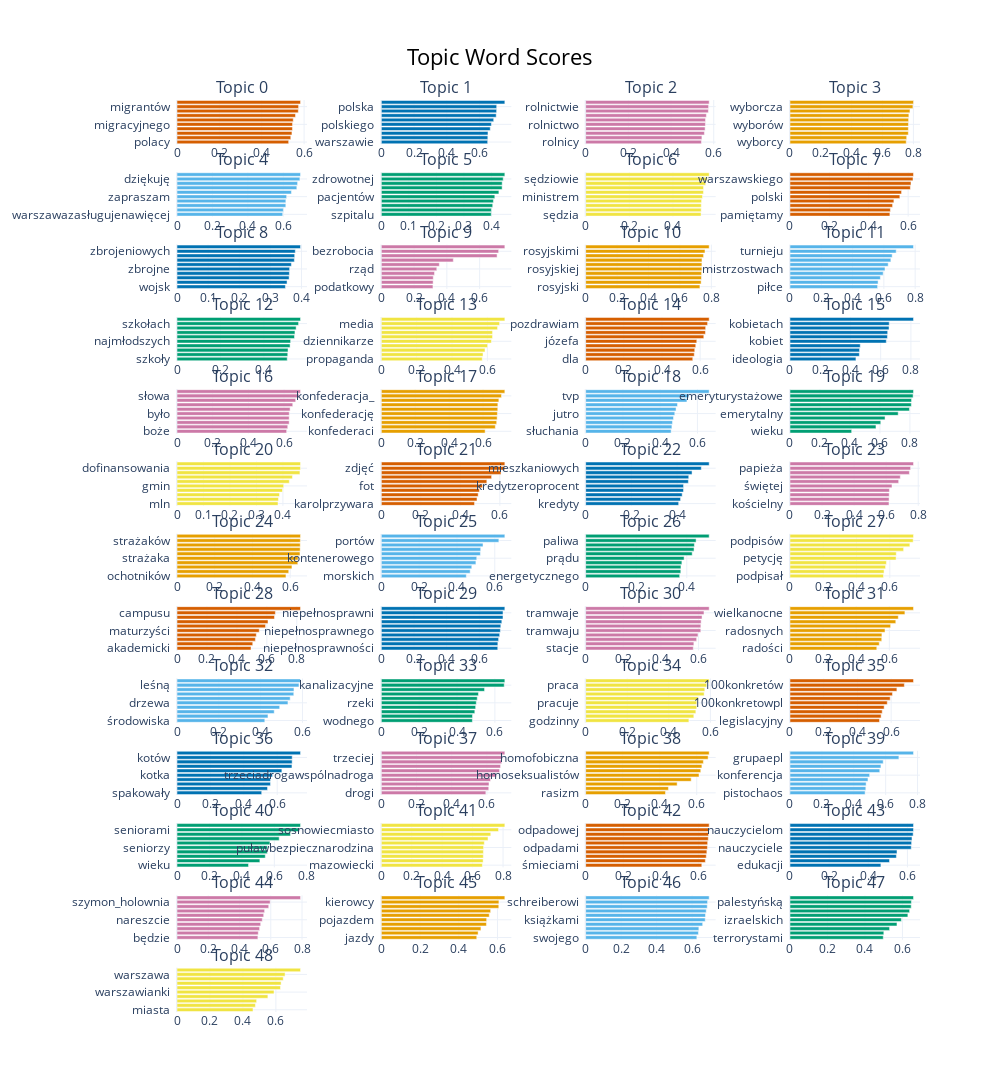

Notebook code cell kept with this figure:
### Code cell
topic_model.visualize_barchart(top_n_topics=nr_topics if isinstance(nr_topics, int) else 50, n_words=20)

### Figure 1 — Plotly figure (JSON) as saved in the notebook; plotly's stock layout.template omitted (floating-point values rounded to 4 significant figures)
{"data": [{"marker": {"color": "#D55E00"}, "orientation": "h", "type": "bar", "x": [0.5272, 0.5372, 0.5427, 0.545, 0.5455, 0.5488, 0.5594, 0.5727, 0.574, 0.5832], "xaxis": "x", "y": ["polacy  ", "migracyjna  ", "imigrantów  ", "polska  ", "migracyjnego  ", "migracyjny  ", "imigracji  ", "migracyjnej  ", "migrantów  ", "migranci  "], "yaxis": "y"}, {"marker": {"color": "#0072B2"}, "orientation": "h", "type": "bar", "x": [0.6501, 0.6509, 0.6519, 0.6658, 0.6727, 0.6868, 0.7022, 0.7047, 0.7051, 0.755], "xaxis": "x2", "y": ["warszawie  ", "warszawa  ", "polski  ", "polacy  ", "polskiego  ", "polskiej  ", "polską  ", "polskich  ", "polska  ", "bezpiecznapolska  "], "yaxis": "y2"}, {"marker": {"color": "#CC79A7"}, "orientation": "h", "type": "bar", "x": [0.5423, 0.5446, 0.5562, 0.5596, 0.561, 0.5614, 0.5654, 0.5749, 0.5758, 0.5786], "xaxis": "x3", "y": ["rolnicy  ", "rolników  ", "rolnikom  ", "rolnictwa  ", "rolnictwo  ", "rolnika  ", "rolniczych  ", "rolnikami  ", "rolnictwie  ", "rolniczej  "], "yaxis": "y3"}, {"marker": {"color": "#E69F00"}, "orientation": "h", "type": "bar", "x": [0.7535, 0.7566, 0.7672, 0.7674, 0.7681, 0.7689, 0.7707, 0.7776, 0.797, 0.8007], "xaxis": "x4", "y": ["wyborcy  ", "wyborców  ", "wyborczy  ", "wyborami  ", "wyborów  ", "wybory  ", "wyborach  ", "wyborczych  ", "wyborcza  ", "wyborczej  "], "yaxis": "y4"}, {"marker": {"color": "#56B4E9"}, "orientation": "h", "type": "bar", "x": [0.5968, 0.6003, 0.6143, 0.6145, 0.619, 0.646, 0.6764, 0.6808, 0.6938, 0.6974], "xaxis": "x5", "y": ["warszawazasługujenawięcej  ", "warszawa  ", "polskawnaszychsercach  ", "serdecznie  ", "zapraszam  ", "gratulacje  ", "pozdrawiam  ", "zapraszamy  ", "dziękuję  ", "dziękujemy  "], "yaxis": "y5"}, {"marker": {"color": "#009E73"}, "orientation": "h", "type": "bar", "x": [0.3992, 0.3997, 0.4046, 0.4071, 0.4122, 0.427, 0.4388, 0.4389, 0.4427, 0.4487], "xaxis": "x6", "y": ["szpitalu  ", "szpitala  ", "szczepionki  ", "szczepienia  ", "pacjentów  ", "zdrowie  ", "szpitali  ", "szpitale  ", "zdrowotnej  ", "szpitalach  "], "yaxis": "y6"}, {"marker": {"color": "#F0E442"}, "orientation": "h", "type": "bar", "x": [0.5288, 0.5294, 0.5298, 0.5311, 0.5353, 0.5397, 0.5401, 0.55, 0.5575, 0.566], "xaxis": "x7", "y": ["sędzia  ", "komisja  ", "ministra  ", "sędzią  ", "ministrem  ", "rządzie  ", "sędziego  ", "sędziów  ", "sędziowie  ", "komisji  "], "yaxis": "y7"}, {"marker": {"color": "#D55E00"}, "orientation": "h", "type": "bar", "x": [0.5074, 0.5098, 0.521, 0.5276, 0.5579, 0.5666, 0.6113, 0.6145, 0.6248, 0.6272], "xaxis": "x8", "y": ["pamiętamy  ", "powstaniec  ", "uroczystości  ", "historii  ", "polski  ", "polskiego  ", "warszawapamięta  ", "warszawa  ", "warszawskiego  ", "warszawskim  "], "yaxis": "y8"}, {"marker": {"color": "#0072B2"}, "orientation": "h", "type": "bar", "x": [0.3482, 0.3535, 0.3601, 0.3611, 0.3617, 0.3674, 0.3769, 0.378, 0.38, 0.3968], "xaxis": "x9", "y": ["wojsk  ", "armii  ", "wojskowych  ", "mld  ", "zbrojne  ", "wojskowe  ", "samolotów  ", "samoloty  ", "zbrojeniowych  ", "czołgów  "], "yaxis": "y9"}, {"marker": {"color": "#CC79A7"}, "orientation": "h", "type": "bar", "x": [0.3151, 0.3161, 0.3169, 0.3246, 0.3385, 0.354, 0.4392, 0.7064, 0.7161, 0.7539], "xaxis": "x10", "y": ["podatkowy  ", "inflację  ", "inflacja  ", "rządów  ", "rząd  ", "rządu  ", "deficyt  ", "bezrobocie  ", "bezrobocia  ", "tuskznaczybezrobocie  "], "yaxis": "y10"}, {"marker": {"color": "#E69F00"}, "orientation": "h", "type": "bar", "x": [0.7272, 0.7348, 0.737, 0.7379, 0.7397, 0.7398, 0.7403, 0.7504, 0.7596, 0.7861], "xaxis": "x11", "y": ["rosyjski  ", "rosyjskich  ", "rosyjskim  ", "rosyjskiego  ", "rosyjskiej  ", "rosyjską  ", "rosyjskie  ", "rosyjska  ", "rosyjskimi  ", "putinowi  "], "yaxis": "y11"}, {"marker": {"color": "#56B4E9"}, "orientation": "h", "type": "bar", "x": [0.56, 0.563, 0.5775, 0.5957, 0.6072, 0.6276, 0.6446, 0.653, 0.6787, 0.7894], "xaxis": "x12", "y": ["piłce  ", "mistrzostw  ", "piłkarskich  ", "mistrzostwa  ", "mistrzostwach  ", "mecz  ", "meczu  ", "turniej  ", "turnieju  ", "fifaworldcup  "], "yaxis": "y12"}, {"marker": {"color": "#009E73"}, "orientation": "h", "type": "bar", "x": [0.5072, 0.5096, 0.5108, 0.5203, 0.5228, 0.5406, 0.5428, 0.5482, 0.5595, 0.5684], "xaxis": "x13", "y": ["szkoły  ", "szkoła  ", "szkołę  ", "szkole  ", "najmłodszych  ", "dziećmi  ", "przedszkola  ", "szkół  ", "szkołach  ", "dzieci  "], "yaxis": "y13"}, {"marker": {"color": "#F0E442"}, "orientation": "h", "type": "bar", "x": [0.5707, 0.5752, 0.5864, 0.6012, 0.6225, 0.629, 0.6292, 0.6574, 0.6689, 0.6987], "xaxis": "x14", "y": ["propaganda  ", "publicznych  ", "publiczne  ", "publicznej  ", "dziennikarze  ", "dziennikarzom  ", "dziennikarzy  ", "dziennikarstwo  ", "media  ", "mediów  "], "yaxis": "y14"}, {"marker": {"color": "#D55E00"}, "orientation": "h", "type": "bar", "x": [0.5611, 0.569, 0.5715, 0.5767, 0.5822, 0.619, 0.6275, 0.6286, 0.6388, 0.6471], "xaxis": "x15", "y": ["dla  ", "wfoś  ", "sandomierz  ", "gdanisko  ", "józefa  ", "filmik  ", "zapraszam  ", "zbigniewgirzyński  ", "pozdrawiam  ", "pozdrawiamy  "], "yaxis": "y15"}, {"marker": {"color": "#0072B2"}, "orientation": "h", "type": "bar", "x": [0.4364, 0.4589, 0.4602, 0.4648, 0.6371, 0.6446, 0.6463, 0.6552, 0.6565, 0.8171], "xaxis": "x16", "y": ["ideologia  ", "wybory  ", "kobietą  ", "kandydatki  ", "kobiet  ", "kobietami  ", "kobiety  ", "kobietom  ", "kobietach  ", "kobietynawybory  "], "yaxis": "y16"}, {"marker": {"color": "#CC79A7"}, "orientation": "h", "type": "bar", "x": [0.6146, 0.6207, 0.6286, 0.6287, 0.6292, 0.6338, 0.6487, 0.6652, 0.6838, 0.6923], "xaxis": "x17", "y": ["boże  ", "tego  ", "zdań  ", "mnie  ", "było  ", "nim  ", "że  ", "wydawało  ", "słowa  ", "powiedział  "], "yaxis": "y17"}, {"marker": {"color": "#E69F00"}, "orientation": "h", "type": "bar", "x": [0.6123, 0.6723, 0.6805, 0.6833, 0.6847, 0.6868, 0.6874, 0.6933, 0.7087, 0.7286], "xaxis": "x18", "y": ["konfederaci  ", "obliczakonfederacji  ", "konfederacjatopis  ", "konfederacji  ", "konfederację  ", "konfederacją  ", "kontratakkonfederacji  ", "konfederacja  ", "konfederacja_  ", "konfederacjakontratakuje  "], "yaxis": "y18"}, {"marker": {"color": "#56B4E9"}, "orientation": "h", "type": "bar", "x": [0.4588, 0.463, 0.4662, 0.4715, 0.4785, 0.4853, 0.493, 0.5437, 0.5543, 0.6631], "xaxis": "x19", "y": ["słuchania  ", "będę  ", "tvp_info  ", "zapraszam  ", "jutro  ", "oglądania  ", "wieczorem  ", "gościem  ", "tvp  ", "tvn24  "], "yaxis": "y19"}, {"marker": {"color": "#009E73"}, "orientation": "h", "type": "bar", "x": [0.4114, 0.5735, 0.6054, 0.634, 0.7217, 0.7966, 0.8093, 0.8108, 0.8211, 0.8238], "xaxis": "x20", "y": ["wieku  ", "emeryturach  ", "emerytury  ", "seniorów  ", "emerytalny  ", "emerytów  ", "emeryturę  ", "emerytalnego  ", "emeryturystażowe  ", "emeryturze  "], "yaxis": "y20"}, {"marker": {"color": "#F0E442"}, "orientation": "h", "type": "bar", "x": [0.3815, 0.3831, 0.3872, 0.3985, 0.4028, 0.4241, 0.4359, 0.4643, 0.4661, 0.4665], "xaxis": "x21", "y": ["mln  ", "gminnych  ", "miliona  ", "dróg  ", "gmin  ", "milionów  ", "dofinansowanie  ", "infrastrukturę  ", "dofinansowania  ", "infrastruktury  "], "yaxis": "y21"}, {"marker": {"color": "#D55E00"}, "orientation": "h", "type": "bar", "x": [0.4718, 0.4842, 0.4902, 0.4965, 0.512, 0.534, 0.5581, 0.6057, 0.625, 0.6252], "xaxis": "x22", "y": ["karolprzywara  ", "zapraszam  ", "serwis  ", "poniżej  ", "fot  ", "prasy  ", "newsplatforma  ", "zdjęcia  ", "zdjęć  ", "foto  "], "yaxis": "y22"}, {"marker": {"color": "#0072B2"}, "orientation": "h", "type": "bar", "x": [0.4068, 0.415, 0.4221, 0.4279, 0.4281, 0.4492, 0.4507, 0.4653, 0.5057, 0.5402], "xaxis": "x23", "y": ["kredyty  ", "nieruchomości  ", "mieszkaniowego  ", "mieszkanie  ", "kredytzeroprocent  ", "wynajmu  ", "mieszkaniowy  ", "wynajem  ", "mieszkaniowych  ", "mieszkań  "], "yaxis": "y23"}, {"marker": {"color": "#CC79A7"}, "orientation": "h", "type": "bar", "x": [0.6176, 0.6183, 0.6189, 0.6202, 0.6364, 0.6779, 0.6882, 0.7449, 0.7525, 0.7705], "xaxis": "x24", "y": ["kościelny  ", "kościoła  ", "świętego  ", "kościelnych  ", "świętej  ", "księże  ", "pontyfikatu  ", "papież  ", "papieża  ", "papieżem  "], "yaxis": "y24"}, {"marker": {"color": "#E69F00"}, "orientation": "h", "type": "bar", "x": [0.5775, 0.5923, 0.6092, 0.6403, 0.6419, 0.6518, 0.6528, 0.6531, 0.6538, 0.6548], "xaxis": "x25", "y": ["ochotników  ", "gratuluję  ", "strażak  ", "strażackiego  ", "strażaka  ", "strażakami  ", "strażacy  ", "strażacki  ", "strażaków  ", "strażakom  "], "yaxis": "y25"}, {"marker": {"color": "#56B4E9"}, "orientation": "h", "type": "bar", "x": [0.4495, 0.4699, 0.4784, 0.5002, 0.5047, 0.5239, 0.5257, 0.5379, 0.6217, 0.6534], "xaxis": "x26", "y": ["morskich  ", "przeładunków  ", "pomorzezachodnie  ", "kontenerowy  ", "kontenerowego  ", "port  ", "gospodarkamorska  ", "stoczni  ", "portów  ", "portu  "], "yaxis": "y26"}, {"marker": {"color": "#009E73"}, "orientation": "h", "type": "bar", "x": [0.3719, 0.3763, 0.377, 0.3806, 0.3894, 0.4214, 0.4287, 0.4301, 0.4368, 0.4886], "xaxis": "x27", "y": ["energetycznego  ", "energetycznej  ", "prąd  ", "klimatyczny  ", "prądu  ", "emisji  ", "benzyny  ", "benzyna  ", "paliwa  ", "węgla  "], "yaxis": "y27"}, {"marker": {"color": "#F0E442"}, "orientation": "h", "type": "bar", "x": [0.5619, 0.5652, 0.5743, 0.5794, 0.6376, 0.6387, 0.6827, 0.7202, 0.7402, 0.7422], "xaxis": "x28", "y": ["podpisał  ", "obywatelskiej  ", "obywatelskim  ", "obywatelską  ", "petycję  ", "petycja  ", "podpisać  ", "podpis  ", "podpisów  ", "podpisy  "], "yaxis": "y28"}, {"marker": {"color": "#D55E00"}, "orientation": "h", "type": "bar", "x": [0.4942, 0.5058, 0.5234, 0.5295, 0.5492, 0.5912, 0.6077, 0.6509, 0.6569, 0.8249], "xaxis": "x29", "y": ["akademicki  ", "maturalne  ", "szkolnego  ", "szkołę  ", "maturzyści  ", "campusacademy  ", "campus  ", "campus2023  ", "campusu  ", "campus_polska  "], "yaxis": "y29"}, {"marker": {"color": "#0072B2"}, "orientation": "h", "type": "bar", "x": [0.7126, 0.7132, 0.7177, 0.7244, 0.7287, 0.7313, 0.7375, 0.7446, 0.7448, 0.756], "xaxis": "x30", "y": ["niepełnosprawności  ", "niepełnosprawność  ", "niepełnosprawnością  ", "niepełnosprawne  ", "niepełnosprawnego  ", "niepełnosprawnych  ", "niepełnosprawnościami  ", "niepełnosprawnymi  ", "niepełnosprawni  ", "niepełnosprawnym  "], "yaxis": "y30"}, {"marker": {"color": "#CC79A7"}, "orientation": "h", "type": "bar", "x": [0.5718, 0.5749, 0.5897, 0.5968, 0.6118, 0.6122, 0.6137, 0.6185, 0.6288, 0.6564], "xaxis": "x31", "y": ["stacje  ", "pociąg  ", "tramwaj  ", "kolei  ", "tramwaju  ", "pociągi  ", "pociągów  ", "tramwajem  ", "tramwaje  ", "tramwajnakasprzaka  "], "yaxis": "y31"}, {"marker": {"color": "#E69F00"}, "orientation": "h", "type": "bar", "x": [0.5243, 0.5391, 0.5542, 0.5552, 0.574, 0.6078, 0.639, 0.6542, 0.6941, 0.746], "xaxis": "x32", "y": ["radości  ", "radość  ", "święta  ", "radosnego  ", "radosnych  ", "błogosławionych  ", "świąt  ", "świętami  ", "wielkanocne  ", "wielkanocnych  "], "yaxis": "y32"}, {"marker": {"color": "#56B4E9"}, "orientation": "h", "type": "bar", "x": [0.42, 0.4351, 0.465, 0.4911, 0.5307, 0.5413, 0.5585, 0.5594, 0.5834, 0.5908], "xaxis": "x33", "y": ["środowiska  ", "namiestników  ", "parki  ", "parków  ", "drzewa  ", "krzewów  ", "drzew  ", "lasów  ", "leśną  ", "leśnikom  "], "yaxis": "y33"}, {"marker": {"color": "#009E73"}, "orientation": "h", "type": "bar", "x": [0.4811, 0.4818, 0.494, 0.4984, 0.5018, 0.5069, 0.5132, 0.5454, 0.6493, 0.6527], "xaxis": "x34", "y": ["wodnego  ", "wodne  ", "oczyszczalni  ", "zbiornik  ", "rzeki  ", "wodnych  ", "rzekach  ", "zbiorników  ", "kanalizacyjne  ", "kanalizacyjnej  "], "yaxis": "y34"}, {"marker": {"color": "#F0E442"}, "orientation": "h", "type": "bar", "x": [0.4966, 0.5202, 0.53, 0.5342, 0.5345, 0.5423, 0.5699, 0.5732, 0.5823, 0.5941], "xaxis": "x35", "y": ["godzinny  ", "pracujmykrócej  ", "godziny  ", "godzin  ", "pracuje  ", "pracowników  ", "pracodawców  ", "pracy  ", "praca  ", "pracować  "], "yaxis": "y35"}, {"marker": {"color": "#D55E00"}, "orientation": "h", "type": "bar", "x": [0.5309, 0.5404, 0.547, 0.5586, 0.5769, 0.5941, 0.6078, 0.634, 0.6782, 0.7325], "xaxis": "x36", "y": ["legislacyjny  ", "utworzymy  ", "100  ", "wprowadzimy  ", "100konkretowpl  ", "kongres  ", "100konkretow  ", "congress  ", "100konkretów  ", "kongresprogramowyko  "], "yaxis": "y36"}, {"marker": {"color": "#0072B2"}, "orientation": "h", "type": "bar", "x": [0.5072, 0.542, 0.5596, 0.5601, 0.5717, 0.628, 0.6884, 0.6895, 0.6898, 0.7397], "xaxis": "x37", "y": ["spakowały  ", "myśliwymi  ", "psiakami  ", "kotki  ", "kotka  ", "psiaków  ", "zwierzęta  ", "zwierząt  ", "kotów  ", "kotówlek  "], "yaxis": "y37"}, {"marker": {"color": "#CC79A7"}, "orientation": "h", "type": "bar", "x": [0.5941, 0.6104, 0.6119, 0.6209, 0.6538, 0.6723, 0.6778, 0.6841, 0.6882, 0.7021], "xaxis": "x38", "y": ["drogi  ", "trzeciadrogawspolnadroga  ", "wybierzmy  ", "wprowadzimy  ", "trzeciadrogawspólnadroga  ", "trzecie  ", "trzecia  ", "trzecią  ", "trzeciej  ", "trzeciadroga  "], "yaxis": "y38"}, {"marker": {"color": "#E69F00"}, "orientation": "h", "type": "bar", "x": [0.4311, 0.4471, 0.4941, 0.57, 0.6122, 0.6217, 0.6278, 0.6358, 0.6614, 0.6671], "xaxis": "x39", "y": ["rasizm  ", "antysemityzm  ", "mniejszości  ", "lgbt  ", "homoseksualistów  ", "homoseksualiści  ", "homofoba  ", "homofobia  ", "homofobiczna  ", "homofobię  "], "yaxis": "y39"}, {"marker": {"color": "#56B4E9"}, "orientation": "h", "type": "bar", "x": [0.4711, 0.4755, 0.4774, 0.4891, 0.4997, 0.5629, 0.5704, 0.5845, 0.6829, 0.7745], "xaxis": "x40", "y": ["pistochaos  ", "skowronska_po  ", "wośp  ", "zespół  ", "konferencja  ", "platformakłamstwa  ", "fundacjawosp  ", "przez  ", "grupaepl  ", "platforma_org  "], "yaxis": "y40"}, {"marker": {"color": "#009E73"}, "orientation": "h", "type": "bar", "x": [0.4409, 0.5108, 0.5442, 0.5565, 0.5578, 0.5729, 0.6299, 0.6993, 0.7545, 0.7615], "xaxis": "x41", "y": ["wieku  ", "pokoleniowych  ", "najstarsza  ", "senioriada  ", "seniorzy  ", "starsza  ", "aktywnysenior  ", "seniora  ", "seniorami  ", "seniorów  "], "yaxis": "y41"}, {"marker": {"color": "#F0E442"}, "orientation": "h", "type": "bar", "x": [0.6642, 0.6691, 0.6703, 0.6709, 0.6721, 0.6769, 0.7012, 0.7192, 0.7704, 0.8119], "xaxis": "x42", "y": ["mazowiecki  ", "zagonik  ", "olkusztrasy  ", "miechów  ", "puławbezpiecznarodzina  ", "kocimiętki  ", "koziołek  ", "artemizjon  ", "sosnowiecmiasto  ", "podlaskagorącobezpiecznarodzina  "], "yaxis": "y42"}, {"marker": {"color": "#D55E00"}, "orientation": "h", "type": "bar", "x": [0.6168, 0.6356, 0.6405, 0.6437, 0.6468, 0.6479, 0.6511, 0.6525, 0.6548, 0.656], "xaxis": "x43", "y": ["śmieciami  ", "śmieciowa  ", "odpady  ", "odpadów  ", "odpadami  ", "śmieciowym  ", "śmieciowej  ", "odpadach  ", "odpadowej  ", "odpadową  "], "yaxis": "y43"}, {"marker": {"color": "#0072B2"}, "orientation": "h", "type": "bar", "x": [0.4644, 0.5084, 0.5436, 0.5467, 0.6194, 0.6213, 0.6232, 0.6292, 0.6309, 0.631], "xaxis": "x44", "y": ["edukacji  ", "szkół  ", "nauczyciela  ", "nauczyciel  ", "nauczyciele  ", "nauczycielskich  ", "nauczycielskie  ", "nauczycielkom  ", "nauczycielom  ", "nauczycieli  "], "yaxis": "y44"}, {"marker": {"color": "#CC79A7"}, "orientation": "h", "type": "bar", "x": [0.5176, 0.5199, 0.5284, 0.5354, 0.5456, 0.5546, 0.5605, 0.5868, 0.5961, 0.7904], "xaxis": "x45", "y": ["będzie  ", "się  ", "dla  ", "wrocław  ", "nareszcie  ", "trzeciadroga  ", "ryszardpetru  ", "nowepsl  ", "szymon_holownia  ", "pl_2050  "], "yaxis": "y45"}, {"marker": {"color": "#E69F00"}, "orientation": "h", "type": "bar", "x": [0.4928, 0.4997, 0.5143, 0.5427, 0.5439, 0.5572, 0.5644, 0.6064, 0.6072, 0.6378], "xaxis": "x46", "y": ["jazdy  ", "licencji  ", "samochodów  ", "drogowego  ", "pojazdem  ", "samochodowych  ", "drogowymi  ", "kierowca  ", "kierowcy  ", "kierowców  "], "yaxis": "y46"}, {"marker": {"color": "#56B4E9"}, "orientation": "h", "type": "bar", "x": [0.6267, 0.6355, 0.6379, 0.6594, 0.6738, 0.6753, 0.6795, 0.6852, 0.6871, 0.6961], "xaxis": "x47", "y": ["swojego  ", "pisze  ", "napisanym  ", "lektura  ", "książkami  ", "książki  ", "książkę  ", "autorami  ", "schreiberowi  ", "czytasz  "], "yaxis": "y47"}, {"marker": {"color": "#009E73"}, "orientation": "h", "type": "bar", "x": [0.4977, 0.5007, 0.5315, 0.5709, 0.5943, 0.629, 0.6382, 0.6469, 0.6479, 0.6591], "xaxis": "x48", "y": ["terrorystami  ", "terrorystycznych  ", "izrael  ", "izraela  ", "izraelskich  ", "izraelskiemu  ", "palestyny  ", "palestyńskiej  ", "palestyńską  ", "palestyńczyków  "], "yaxis": "y48"}, {"marker": {"color": "#F0E442"}, "orientation": "h", "type": "bar", "x": [0.4612, 0.4757, 0.483, 0.5515, 0.5888, 0.6277, 0.6317, 0.6445, 0.6557, 0.7495], "xaxis": "x49", "y": ["miasta  ", "miejskawola  ", "miejskich  ", "miastach  ", "warszawianki  ", "warszawiacy  ", "nowestudiumwarszawy  ", "warszawianek  ", "warszawa  ", "nowecentrumwarszawy  "], "yaxis": "y49"}], "layout": {"annotations": [{"font": {"size": 16}, "showarrow": false, "text": "Topic 0", "x": 0.0875, "xanchor": "center", "xref": "paper", "y": 1.0, "yanchor": "bottom", "yref": "paper"}, {"font": {"size": 16}, "showarrow": false, "text": "Topic 1", "x": 0.3625, "xanchor": "center", "xref": "paper", "y": 1.0, "yanchor": "bottom", "yref": "paper"}, {"font": {"size": 16}, "showarrow": false, "text": "Topic 2", "x": 0.6375, "xanchor": "center", "xref": "paper", "y": 1.0, "yanchor": "bottom", "yref": "paper"}, {"font": {"size": 16}, "showarrow": false, "text": "Topic 3", "x": 0.9125, "xanchor": "center", "xref": "paper", "y": 1.0, "yanchor": "bottom", "yref": "paper"}, {"font": {"size": 16}, "showarrow": false, "text": "Topic 4", "x": 0.0875, "xanchor": "center", "xref": "paper", "y": 0.9207, "yanchor": "bottom", "yref": "paper"}, {"font": {"size": 16}, "showarrow": false, "text": "Topic 5", "x": 0.3625, "xanchor": "center", "xref": "paper", "y": 0.9207, "yanchor": "bottom", "yref": "paper"}, {"font": {"size": 16}, "showarrow": false, "text": "Topic 6", "x": 0.6375, "xanchor": "center", "xref": "paper", "y": 0.9207, "yanchor": "bottom", "yref": "paper"}, {"font": {"size": 16}, "showarrow": false, "text": "Topic 7", "x": 0.9125, "xanchor": "center", "xref": "paper", "y": 0.9207, "yanchor": "bottom", "yref": "paper"}, {"font": {"size": 16}, "showarrow": false, "text": "Topic 8", "x": 0.0875, "xanchor": "center", "xref": "paper", "y": 0.8414, "yanchor": "bottom", "yref": "paper"}, {"font": {"size": 16}, "showarrow": false, "text": "Topic 9", "x": 0.3625, "xanchor": "center", "xref": "paper", "y": 0.8414, "yanchor": "bottom", "yref": "paper"}, {"font": {"size": 16}, "showarrow": false, "text": "Topic 10", "x": 0.6375, "xanchor": "center", "xref": "paper", "y": 0.8414, "yanchor": "bottom", "yref": "paper"}, {"font": {"size": 16}, "showarrow": false, "text": "Topic 11", "x": 0.9125, "xanchor": "center", "xref": "paper", "y": 0.8414, "yanchor": "bottom", "yref": "paper"}, {"font": {"size": 16}, "showarrow": false, "text": "Topic 12", "x": 0.0875, "xanchor": "center", "xref": "paper", "y": 0.7621, "yanchor": "bottom", "yref": "paper"}, {"font": {"size": 16}, "showarrow": false, "text": "Topic 13", "x": 0.3625, "xanchor": "center", "xref": "paper", "y": 0.7621, "yanchor": "bottom", "yref": "paper"}, {"font": {"size": 16}, "showarrow": false, "text": "Topic 14", "x": 0.6375, "xanchor": "center", "xref": "paper", "y": 0.7621, "yanchor": "bottom", "yref": "paper"}, {"font": {"size": 16}, "showarrow": false, "text": "Topic 15", "x": 0.9125, "xanchor": "center", "xref": "paper", "y": 0.7621, "yanchor": "bottom", "yref": "paper"}, {"font": {"size": 16}, "showarrow": false, "text": "Topic 16", "x": 0.0875, "xanchor": "center", "xref": "paper", "y": 0.6828, "yanchor": "bottom", "yref": "paper"}, {"font": {"size": 16}, "showarrow": false, "text": "Topic 17", "x": 0.3625, "xanchor": "center", "xref": "paper", "y": 0.6828, "yanchor": "bottom", "yref": "paper"}, {"font": {"size": 16}, "showarrow": false, "text": "Topic 18", "x": 0.6375, "xanchor": "center", "xref": "paper", "y": 0.6828, "yanchor": "bottom", "yref": "paper"}, {"font": {"size": 16}, "showarrow": false, "text": "Topic 19", "x": 0.9125, "xanchor": "center", "xref": "paper", "y": 0.6828, "yanchor": "bottom", "yref": "paper"}, {"font": {"size": 16}, "showarrow": false, "text": "Topic 20", "x": 0.0875, "xanchor": "center", "xref": "paper", "y": 0.6036, "yanchor": "bottom", "yref": "paper"}, {"font": {"size": 16}, "showarrow": false, "text": "Topic 21", "x": 0.3625, "xanchor": "center", "xref": "paper", "y": 0.6036, "yanchor": "bottom", "yref": "paper"}, {"font": {"size": 16}, "showarrow": false, "text": "Topic 22", "x": 0.6375, "xanchor": "center", "xref": "paper", "y": 0.6036, "yanchor": "bottom", "yref": "paper"}, {"font": {"size": 16}, "showarrow": false, "text": "Topic 23", "x": 0.9125, "xanchor": "center", "xref": "paper", "y": 0.6036, "yanchor": "bottom", "yref": "paper"}, {"font": {"size": 16}, "showarrow": false, "text": "Topic 24", "x": 0.0875, "xanchor": "center", "xref": "paper", "y": 0.5243, "yanchor": "bottom", "yref": "paper"}, {"font": {"size": 16}, "showarrow": false, "text": "Topic 25", "x": 0.3625, "xanchor": "center", "xref": "paper", "y": 0.5243, "yanchor": "bottom", "yref": "paper"}, {"font": {"size": 16}, "showarrow": false, "text": "Topic 26", "x": 0.6375, "xanchor": "center", "xref": "paper", "y": 0.5243, "yanchor": "bottom", "yref": "paper"}, {"font": {"size": 16}, "showarrow": false, "text": "Topic 27", "x": 0.9125, "xanchor": "center", "xref": "paper", "y": 0.5243, "yanchor": "bottom", "yref": "paper"}, {"font": {"size": 16}, "showarrow": false, "text": "Topic 28", "x": 0.0875, "xanchor": "center", "xref": "paper", "y": 0.445, "yanchor": "bottom", "yref": "paper"}, {"font": {"size": 16}, "showarrow": false, "text": "Topic 29", "x": 0.3625, "xanchor": "center", "xref": "paper", "y": 0.445, "yanchor": "bottom", "yref": "paper"}, {"font": {"size": 16}, "showarrow": false, "text": "Topic 30", "x": 0.6375, "xanchor": "center", "xref": "paper", "y": 0.445, "yanchor": "bottom", "yref": "paper"}, {"font": {"size": 16}, "showarrow": false, "text": "Topic 31", "x": 0.9125, "xanchor": "center", "xref": "paper", "y": 0.445, "yanchor": "bottom", "yref": "paper"}, {"font": {"size": 16}, "showarrow": false, "text": "Topic 32", "x": 0.0875, "xanchor": "center", "xref": "paper", "y": 0.3657, "yanchor": "bottom", "yref": "paper"}, {"font": {"size": 16}, "showarrow": false, "text": "Topic 33", "x": 0.3625, "xanchor": "center", "xref": "paper", "y": 0.3657, "yanchor": "bottom", "yref": "paper"}, {"font": {"size": 16}, "showarrow": false, "text": "Topic 34", "x": 0.6375, "xanchor": "center", "xref": "paper", "y": 0.3657, "yanchor": "bottom", "yref": "paper"}, {"font": {"size": 16}, "showarrow": false, "text": "Topic 35", "x": 0.9125, "xanchor": "center", "xref": "paper", "y": 0.3657, "yanchor": "bottom", "yref": "paper"}, {"font": {"size": 16}, "showarrow": false, "text": "Topic 36", "x": 0.0875, "xanchor": "center", "xref": "paper", "y": 0.2864, "yanchor": "bottom", "yref": "paper"}, {"font": {"size": 16}, "showarrow": false, "text": "Topic 37", "x": 0.3625, "xanchor": "center", "xref": "paper", "y": 0.2864, "yanchor": "bottom", "yref": "paper"}, {"font": {"size": 16}, "showarrow": false, "text": "Topic 38", "x": 0.6375, "xanchor": "center", "xref": "paper", "y": 0.2864, "yanchor": "bottom", "yref": "paper"}, {"font": {"size": 16}, "showarrow": false, "text": "Topic 39", "x": 0.9125, "xanchor": "center", "xref": "paper", "y": 0.2864, "yanchor": "bottom", "yref": "paper"}, {"font": {"size": 16}, "showarrow": false, "text": "Topic 40", "x": 0.0875, "xanchor": "center", "xref": "paper", "y": 0.2071, "yanchor": "bottom", "yref": "paper"}, {"font": {"size": 16}, "showarrow": false, "text": "Topic 41", "x": 0.3625, "xanchor": "center", "xref": "paper", "y": 0.2071, "yanchor": "bottom", "yref": "paper"}, {"font": {"size": 16}, "showarrow": false, "text": "Topic 42", "x": 0.6375, "xanchor": "center", "xref": "paper", "y": 0.2071, "yanchor": "bottom", "yref": "paper"}, {"font": {"size": 16}, "showarrow": false, "text": "Topic 43", "x": 0.9125, "xanchor": "center", "xref": "paper", "y": 0.2071, "yanchor": "bottom", "yref": "paper"}, {"font": {"size": 16}, "showarrow": false, "text": "Topic 44", "x": 0.0875, "xanchor": "center", "xref": "paper", "y": 0.1278, "yanchor": "bottom", "yref": "paper"}, {"font": {"size": 16}, "showarrow": false, "text": "Topic 45", "x": 0.3625, "xanchor": "center", "xref": "paper", "y": 0.1278, "yanchor": "bottom", "yref": "paper"}, {"font": {"size": 16}, "showarrow": false, "text": "Topic 46", "x": 0.6375, "xanchor": "center", "xref": "paper", "y": 0.1278, "yanchor": "bottom", "yref": "paper"}, {"font": {"size": 16}, "showarrow": false, "text": "Topic 47", "x": 0.9125, "xanchor": "center", "xref": "paper", "y": 0.1278, "yanchor": "bottom", "yref": "paper"}, {"font": {"size": 16}, "showarrow": false, "text": "Topic 48", "x": 0.0875, "xanchor": "center", "xref": "paper", "y": 0.04852, "yanchor": "bottom", "yref": "paper"}], "height": 3250, "hoverlabel": {"bgcolor": "white", "font": {"family": "Rockwell", "size": 16}}, "showlegend": false, "title": {"font": {"color": "Black", "size": 22}, "text": "Topic Word Scores", "x": 0.5, "xanchor": "center", "yanchor": "top"}, "width": 1000, "xaxis": {"anchor": "y", "domain": [0, 0.175], "showgrid": true}, "xaxis10": {"anchor": "y10", "domain": [0.275, 0.45], "showgrid": true}, "xaxis11": {"anchor": "y11", "domain": [0.55, 0.725], "showgrid": true}, "xaxis12": {"anchor": "y12", "domain": [0.825, 1], "showgrid": true}, "xaxis13": {"anchor": "y13", "domain": [0, 0.175], "showgrid": true}, "xaxis14": {"anchor": "y14", "domain": [0.275, 0.45], "showgrid": true}, "xaxis15": {"anchor": "y15", "domain": [0.55, 0.725], "showgrid": true}, "xaxis16": {"anchor": "y16", "domain": [0.825, 1], "showgrid": true}, "xaxis17": {"anchor": "y17", "domain": [0, 0.175], "showgrid": true}, "xaxis18": {"anchor": "y18", "domain": [0.275, 0.45], "showgrid": true}, "xaxis19": {"anchor": "y19", "domain": [0.55, 0.725], "showgrid": true}, "xaxis2": {"anchor": "y2", "domain": [0.275, 0.45], "showgrid": true}, "xaxis20": {"anchor": "y20", "domain": [0.825, 1], "showgrid": true}, "xaxis21": {"anchor": "y21", "domain": [0, 0.175], "showgrid": true}, "xaxis22": {"anchor": "y22", "domain": [0.275, 0.45], "showgrid": true}, "xaxis23": {"anchor": "y23", "domain": [0.55, 0.725], "showgrid": true}, "xaxis24": {"anchor": "y24", "domain": [0.825, 1], "showgrid": true}, "xaxis25": {"anchor": "y25", "domain": [0, 0.175], "showgrid": true}, "xaxis26": {"anchor": "y26", "domain": [0.275, 0.45], "showgrid": true}, "xaxis27": {"anchor": "y27", "domain": [0.55, 0.725], "showgrid": true}, "xaxis28": {"anchor": "y28", "domain": [0.825, 1], "showgrid": true}, "xaxis29": {"anchor": "y29", "domain": [0, 0.175], "showgrid": true}, "xaxis3": {"anchor": "y3", "domain": [0.55, 0.725], "showgrid": true}, "xaxis30": {"anchor": "y30", "domain": [0.275, 0.45], "showgrid": true}, "xaxis31": {"anchor": "y31", "domain": [0.55, 0.725], "showgrid": true}, "xaxis32": {"anchor": "y32", "domain": [0.825, 1], "showgrid": true}, "xaxis33": {"anchor": "y33", "domain": [0, 0.175], "showgrid": true}, "xaxis34": {"anchor": "y34", "domain": [0.275, 0.45], "showgrid": true}, "xaxis35": {"anchor": "y35", "domain": [0.55, 0.725], "showgrid": true}, "xaxis36": {"anchor": "y36", "domain": [0.825, 1], "showgrid": true}, "xaxis37": {"anchor": "y37", "domain": [0, 0.175], "showgrid": true}, "xaxis38": {"anchor": "y38", "domain": [0.275, 0.45], "showgrid": true}, "xaxis39": {"anchor": "y39", "domain": [0.55, 0.725], "showgrid": true}, "xaxis4": {"anchor": "y4", "domain": [0.825, 1], "showgrid": true}, "xaxis40": {"anchor": "y40", "domain": [0.825, 1], "showgrid": true}, "xaxis41": {"anchor": "y41", "domain": [0, 0.175], "showgrid": true}, "xaxis42": {"anchor": "y42", "domain": [0.275, 0.45], "showgrid": true}, "xaxis43": {"anchor": "y43", "domain": [0.55, 0.725], "showgrid": true}, "xaxis44": {"anchor": "y44", "domain": [0.825, 1], "showgrid": true}, "xaxis45": {"anchor": "y45", "domain": [0, 0.175], "showgrid": true}, "xaxis46": {"anchor": "y46", "domain": [0.275, 0.45], "showgrid": true}, "xaxis47": {"anchor": "y47", "domain": [0.55, 0.725], "showgrid": true}, "xaxis48": {"anchor": "y48", "domain": [0.825, 1], "showgrid": true}, "xaxis49": {"anchor": "y49", "domain": [0, 0.175], "showgrid": true}, "xaxis5": {"anchor": "y5", "domain": [0, 0.175], "showgrid": true}, "xaxis50": {"anchor": "y50", "domain": [0.275, 0.45], "showgrid": true}, "xaxis51": {"anchor": "y51", "domain": [0.55, 0.725], "showgrid": true}, "xaxis52": {"anchor": "y52", "domain": [0.825, 1], "showgrid": true}, "xaxis6": {"anchor": "y6", "domain": [0.275, 0.45], "showgrid": true}, "xaxis7": {"anchor": "y7", "domain": [0.55, 0.725], "showgrid": true}, "xaxis8": {"anchor": "y8", "domain": [0.825, 1], "showgrid": true}, "xaxis9": {"anchor": "y9", "domain": [0, 0.175], "showgrid": true}, "yaxis": {"anchor": "x", "domain": [0.9515, 1.0], "showgrid": true}, "yaxis10": {"anchor": "x10", "domain": [0.7929, 0.8414], "showgrid": true}, "yaxis11": {"anchor": "x11", "domain": [0.7929, 0.8414], "showgrid": true}, "yaxis12": {"anchor": "x12", "domain": [0.7929, 0.8414], "showgrid": true}, "yaxis13": {"anchor": "x13", "domain": [0.7136, 0.7621], "showgrid": true}, "yaxis14": {"anchor": "x14", "domain": [0.7136, 0.7621], "showgrid": true}, "yaxis15": {"anchor": "x15", "domain": [0.7136, 0.7621], "showgrid": true}, "yaxis16": {"anchor": "x16", "domain": [0.7136, 0.7621], "showgrid": true}, "yaxis17": {"anchor": "x17", "domain": [0.6343, 0.6828], "showgrid": true}, "yaxis18": {"anchor": "x18", "domain": [0.6343, 0.6828], "showgrid": true}, "yaxis19": {"anchor": "x19", "domain": [0.6343, 0.6828], "showgrid": true}, "yaxis2": {"anchor": "x2", "domain": [0.9515, 1.0], "showgrid": true}, "yaxis20": {"anchor": "x20", "domain": [0.6343, 0.6828], "showgrid": true}, "yaxis21": {"anchor": "x21", "domain": [0.555, 0.6036], "showgrid": true}, "yaxis22": {"anchor": "x22", "domain": [0.555, 0.6036], "showgrid": true}, "yaxis23": {"anchor": "x23", "domain": [0.555, 0.6036], "showgrid": true}, "yaxis24": {"anchor": "x24", "domain": [0.555, 0.6036], "showgrid": true}, "yaxis25": {"anchor": "x25", "domain": [0.4757, 0.5243], "showgrid": true}, "yaxis26": {"anchor": "x26", "domain": [0.4757, 0.5243], "showgrid": true}, "yaxis27": {"anchor": "x27", "domain": [0.4757, 0.5243], "showgrid": true}, "yaxis28": {"anchor": "x28", "domain": [0.4757, 0.5243], "showgrid": true}, "yaxis29": {"anchor": "x29", "domain": [0.3964, 0.445], "showgrid": true}, "yaxis3": {"anchor": "x3", "domain": [0.9515, 1.0], "showgrid": true}, "yaxis30": {"anchor": "x30", "domain": [0.3964, 0.445], "showgrid": true}, "yaxis31": {"anchor": "x31", "domain": [0.3964, 0.445], "showgrid": true}, "yaxis32": {"anchor": "x32", "domain": [0.3964, 0.445], "showgrid": true}, "yaxis33": {"anchor": "x33", "domain": [0.3172, 0.3657], "showgrid": true}, "yaxis34": {"anchor": "x34", "domain": [0.3172, 0.3657], "showgrid": true}, "yaxis35": {"anchor": "x35", "domain": [0.3172, 0.3657], "showgrid": true}, "yaxis36": {"anchor": "x36", "domain": [0.3172, 0.3657], "showgrid": true}, "yaxis37": {"anchor": "x37", "domain": [0.2379, 0.2864], "showgrid": true}, "yaxis38": {"anchor": "x38", "domain": [0.2379, 0.2864], "showgrid": true}, "yaxis39": {"anchor": "x39", "domain": [0.2379, 0.2864], "showgrid": true}, "yaxis4": {"anchor": "x4", "domain": [0.9515, 1.0], "showgrid": true}, "yaxis40": {"anchor": "x40", "domain": [0.2379, 0.2864], "showgrid": true}, "yaxis41": {"anchor": "x41", "domain": [0.1586, 0.2071], "showgrid": true}, "yaxis42": {"anchor": "x42", "domain": [0.1586, 0.2071], "showgrid": true}, "yaxis43": {"anchor": "x43", "domain": [0.1586, 0.2071], "showgrid": true}, "yaxis44": {"anchor": "x44", "domain": [0.1586, 0.2071], "showgrid": true}, "yaxis45": {"anchor": "x45", "domain": [0.07929, 0.1278], "showgrid": true}, "yaxis46": {"anchor": "x46", "domain": [0.07929, 0.1278], "showgrid": true}, "yaxis47": {"anchor": "x47", "domain": [0.07929, 0.1278], "showgrid": true}, "yaxis48": {"anchor": "x48", "domain": [0.07929, 0.1278], "showgrid": true}, "yaxis49": {"anchor": "x49", "domain": [0, 0.04852], "showgrid": true}, "yaxis5": {"anchor": "x5", "domain": [0.8722, 0.9207], "showgrid": true}, "yaxis50": {"anchor": "x50", "domain": [0, 0.04852], "showgrid": true}, "yaxis51": {"anchor": "x51", "domain": [0, 0.04852], "showgrid": true}, "yaxis52": {"anchor": "x52", "domain": [0, 0.04852], "showgrid": true}, "yaxis6": {"anchor": "x6", "domain": [0.8722, 0.9207], "showgrid": true}, "yaxis7": {"anchor": "x7", "domain": [0.8722, 0.9207], "showgrid": true}, "yaxis8": {"anchor": "x8", "domain": [0.8722, 0.9207], "showgrid": true}, "yaxis9": {"anchor": "x9", "domain": [0.7929, 0.8414], "showgrid": true}}}
